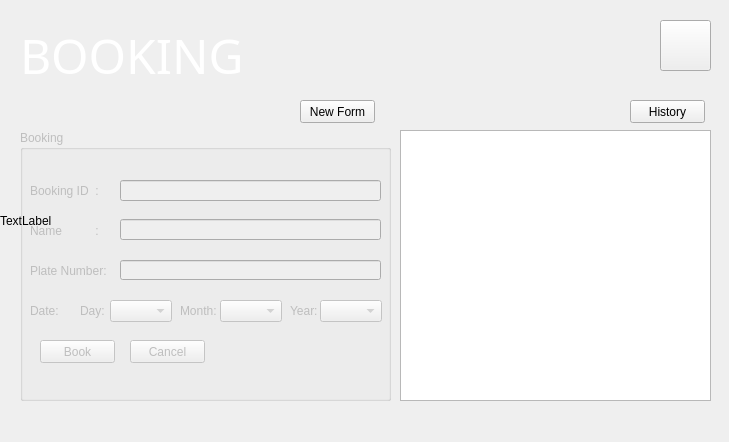
<?xml version="1.0" encoding="UTF-8"?>
<ui version="4.0">
 <class>BOOKING2</class>
 <widget class="QDialog" name="BOOKING2">
  <property name="geometry">
   <rect>
    <x>0</x>
    <y>0</y>
    <width>729</width>
    <height>442</height>
   </rect>
  </property>
  <property name="windowTitle">
   <string>Dialog</string>
  </property>
  <widget class="QPushButton" name="pushButton__newform">
   <property name="geometry">
    <rect>
     <x>300</x>
     <y>100</y>
     <width>75</width>
     <height>23</height>
    </rect>
   </property>
   <property name="text">
    <string>New Form</string>
   </property>
   <property name="autoDefault">
    <bool>false</bool>
   </property>
  </widget>
  <widget class="QPushButton" name="pushButton_logout">
   <property name="geometry">
    <rect>
     <x>660</x>
     <y>20</y>
     <width>51</width>
     <height>51</height>
    </rect>
   </property>
   <property name="text">
    <string/>
   </property>
   <property name="icon">
    <iconset>
     <normaloff>Pic/logout.png</normaloff>Pic/logout.png</iconset>
   </property>
   <property name="iconSize">
    <size>
     <width>40</width>
     <height>40</height>
    </size>
   </property>
   <property name="checkable">
    <bool>true</bool>
   </property>
   <property name="autoDefault">
    <bool>false</bool>
   </property>
   <property name="default">
    <bool>false</bool>
   </property>
   <property name="flat">
    <bool>false</bool>
   </property>
  </widget>
  <widget class="QTableView" name="tableView">
   <property name="geometry">
    <rect>
     <x>400</x>
     <y>130</y>
     <width>311</width>
     <height>271</height>
    </rect>
   </property>
  </widget>
  <widget class="QLabel" name="customerbackgroud">
   <property name="geometry">
    <rect>
     <x>0</x>
     <y>0</y>
     <width>731</width>
     <height>441</height>
    </rect>
   </property>
   <property name="text">
    <string>TextLabel</string>
   </property>
  </widget>
  <widget class="QGroupBox" name="groupBox">
   <property name="enabled">
    <bool>false</bool>
   </property>
   <property name="geometry">
    <rect>
     <x>20</x>
     <y>130</y>
     <width>371</width>
     <height>271</height>
    </rect>
   </property>
   <property name="title">
    <string>Booking</string>
   </property>
   <widget class="QLineEdit" name="lineEdit_booking_id">
    <property name="geometry">
     <rect>
      <x>100</x>
      <y>50</y>
      <width>261</width>
      <height>21</height>
     </rect>
    </property>
   </widget>
   <widget class="QLabel" name="label">
    <property name="geometry">
     <rect>
      <x>10</x>
      <y>50</y>
      <width>91</width>
      <height>21</height>
     </rect>
    </property>
    <property name="text">
     <string>Booking ID  :</string>
    </property>
   </widget>
   <widget class="QLabel" name="label_2">
    <property name="geometry">
     <rect>
      <x>10</x>
      <y>90</y>
      <width>91</width>
      <height>21</height>
     </rect>
    </property>
    <property name="text">
     <string>Name          :</string>
    </property>
   </widget>
   <widget class="QLineEdit" name="lineEdit_customer_name">
    <property name="geometry">
     <rect>
      <x>100</x>
      <y>89</y>
      <width>261</width>
      <height>21</height>
     </rect>
    </property>
   </widget>
   <widget class="QLabel" name="label_3">
    <property name="geometry">
     <rect>
      <x>10</x>
      <y>130</y>
      <width>91</width>
      <height>21</height>
     </rect>
    </property>
    <property name="text">
     <string>Plate Number:</string>
    </property>
   </widget>
   <widget class="QLineEdit" name="lineEditplate">
    <property name="geometry">
     <rect>
      <x>100</x>
      <y>130</y>
      <width>261</width>
      <height>20</height>
     </rect>
    </property>
   </widget>
   <widget class="QLabel" name="label_4">
    <property name="geometry">
     <rect>
      <x>10</x>
      <y>170</y>
      <width>51</width>
      <height>21</height>
     </rect>
    </property>
    <property name="text">
     <string>Date:</string>
    </property>
   </widget>
   <widget class="QLabel" name="label_5">
    <property name="geometry">
     <rect>
      <x>60</x>
      <y>170</y>
      <width>47</width>
      <height>21</height>
     </rect>
    </property>
    <property name="text">
     <string>Day:</string>
    </property>
   </widget>
   <widget class="QLabel" name="label_6">
    <property name="geometry">
     <rect>
      <x>160</x>
      <y>170</y>
      <width>47</width>
      <height>21</height>
     </rect>
    </property>
    <property name="text">
     <string>Month:</string>
    </property>
   </widget>
   <widget class="QLabel" name="label_7">
    <property name="geometry">
     <rect>
      <x>270</x>
      <y>170</y>
      <width>47</width>
      <height>21</height>
     </rect>
    </property>
    <property name="text">
     <string>Year: </string>
    </property>
   </widget>
   <widget class="QPushButton" name="pushButtonbooking">
    <property name="geometry">
     <rect>
      <x>20</x>
      <y>210</y>
      <width>75</width>
      <height>23</height>
     </rect>
    </property>
    <property name="text">
     <string>Book</string>
    </property>
   </widget>
   <widget class="QPushButton" name="pushButtoncancel">
    <property name="geometry">
     <rect>
      <x>110</x>
      <y>210</y>
      <width>75</width>
      <height>23</height>
     </rect>
    </property>
    <property name="text">
     <string>Cancel</string>
    </property>
   </widget>
   <widget class="QComboBox" name="comboBoxDay">
    <property name="geometry">
     <rect>
      <x>90</x>
      <y>170</y>
      <width>62</width>
      <height>22</height>
     </rect>
    </property>
   </widget>
   <widget class="QComboBox" name="comboBoxMonth">
    <property name="geometry">
     <rect>
      <x>200</x>
      <y>170</y>
      <width>62</width>
      <height>22</height>
     </rect>
    </property>
   </widget>
   <widget class="QComboBox" name="comboBoxYear">
    <property name="geometry">
     <rect>
      <x>300</x>
      <y>170</y>
      <width>62</width>
      <height>22</height>
     </rect>
    </property>
   </widget>
   <zorder>lineEdit_booking_id</zorder>
   <zorder>label</zorder>
   <zorder>label_2</zorder>
   <zorder>lineEdit_customer_name</zorder>
   <zorder>lineEditplate</zorder>
   <zorder>label_3</zorder>
   <zorder>label_4</zorder>
   <zorder>comboBoxDay</zorder>
   <zorder>label_5</zorder>
   <zorder>label_6</zorder>
   <zorder>comboBoxMonth</zorder>
   <zorder>comboBoxYear</zorder>
   <zorder>label_7</zorder>
   <zorder>pushButtonbooking</zorder>
   <zorder>pushButtoncancel</zorder>
  </widget>
  <widget class="QPushButton" name="pushButton">
   <property name="geometry">
    <rect>
     <x>630</x>
     <y>100</y>
     <width>75</width>
     <height>23</height>
    </rect>
   </property>
   <property name="text">
    <string>History</string>
   </property>
   <property name="autoDefault">
    <bool>false</bool>
   </property>
  </widget>
  <widget class="QLabel" name="label_8">
   <property name="geometry">
    <rect>
     <x>20</x>
     <y>10</y>
     <width>391</width>
     <height>91</height>
    </rect>
   </property>
   <property name="palette">
    <palette>
     <active>
      <colorrole role="WindowText">
       <brush brushstyle="SolidPattern">
        <color alpha="255">
         <red>255</red>
         <green>255</green>
         <blue>255</blue>
        </color>
       </brush>
      </colorrole>
     </active>
     <inactive>
      <colorrole role="WindowText">
       <brush brushstyle="SolidPattern">
        <color alpha="255">
         <red>255</red>
         <green>255</green>
         <blue>255</blue>
        </color>
       </brush>
      </colorrole>
     </inactive>
     <disabled>
      <colorrole role="WindowText">
       <brush brushstyle="SolidPattern">
        <color alpha="255">
         <red>120</red>
         <green>120</green>
         <blue>120</blue>
        </color>
       </brush>
      </colorrole>
     </disabled>
    </palette>
   </property>
   <property name="font">
    <font>
     <family>Roboto Bk</family>
     <pointsize>36</pointsize>
    </font>
   </property>
   <property name="text">
    <string>BOOKING</string>
   </property>
  </widget>
  <zorder>customerbackgroud</zorder>
  <zorder>pushButton_logout</zorder>
  <zorder>pushButton__newform</zorder>
  <zorder>tableView</zorder>
  <zorder>pushButton</zorder>
  <zorder>label_8</zorder>
  <zorder>groupBox</zorder>
 </widget>
 <resources/>
 <connections/>
</ui>
